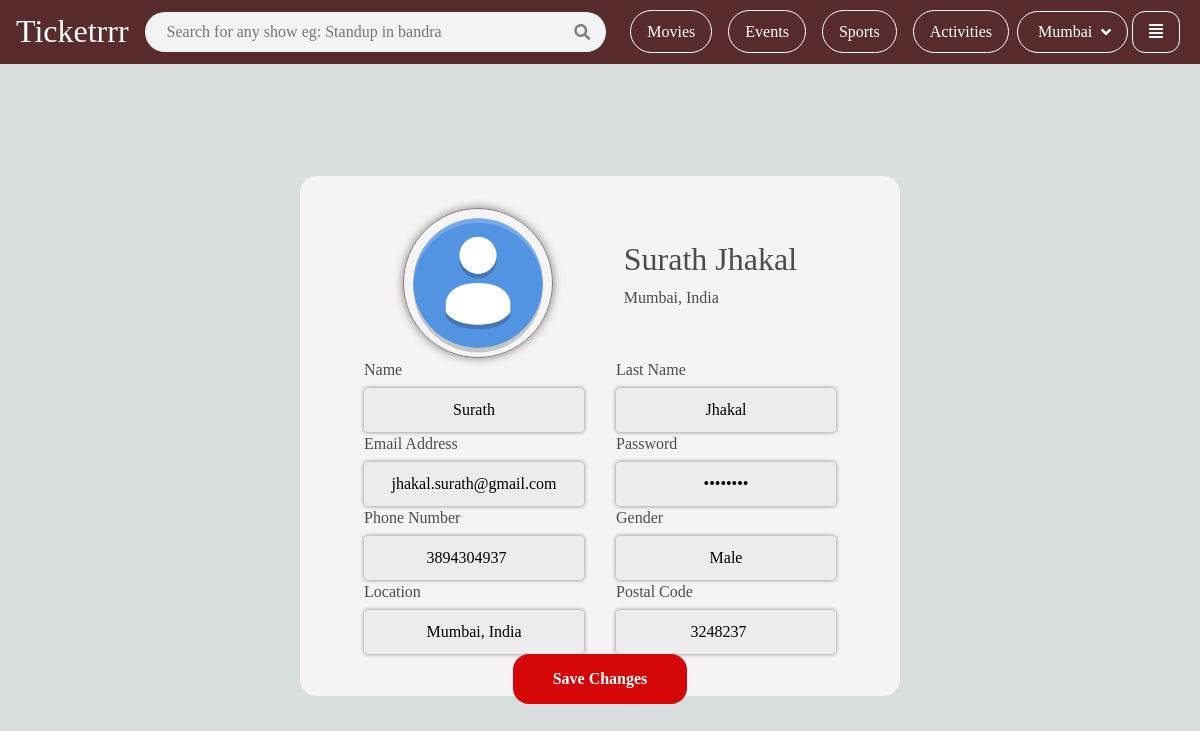
The page /profilePage (signed in) on the database as committed earlier.
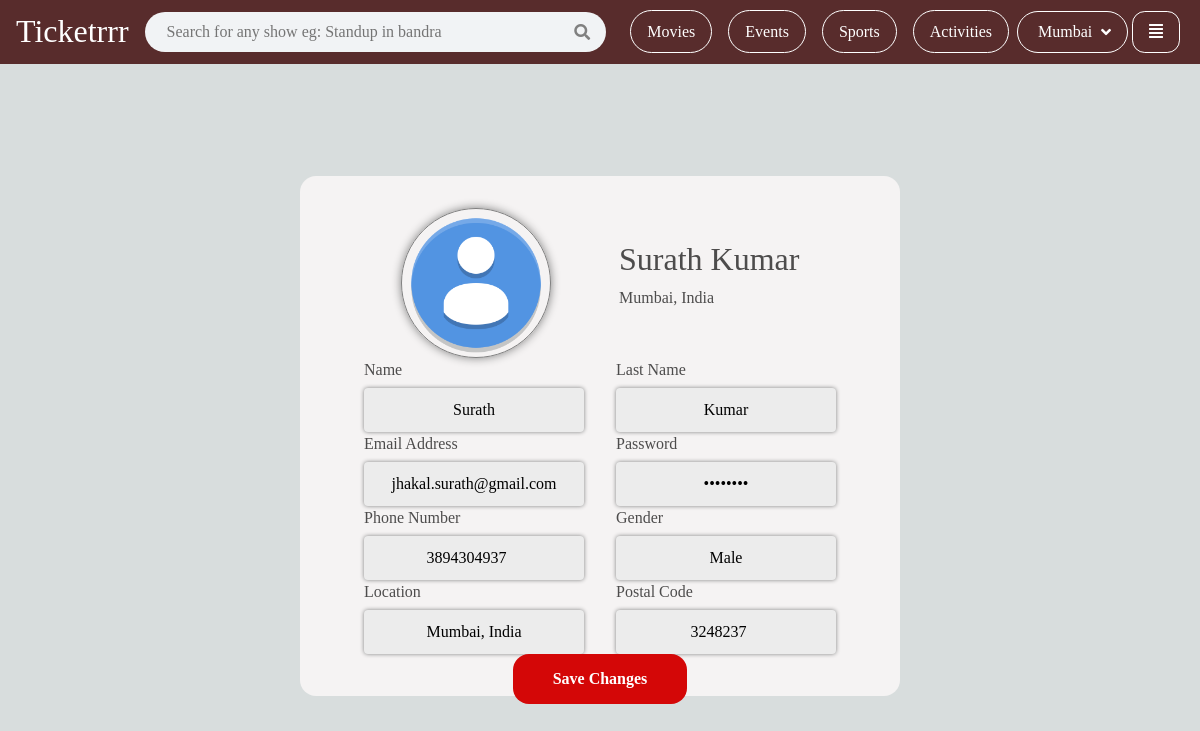
The same page on the database as committed later.
### booking/models.py (models this page shows)
class MySiteUser(models.Model):
    name = models.CharField(max_length=64, unique=True)
    email = models.EmailField(unique=True)
    number = models.CharField(max_length=10, unique=True)
    password = models.CharField(max_length=64)
    image = models.ImageField(default="images/avatar.png",
                              null=True, blank=True, upload_to="images/")
    gender = models.CharField(max_length=64, null=True, blank=True)
    location = models.CharField(max_length=64, null=True, blank=True)
    postal_code = models.CharField(max_length=64, null=True, blank=True)
    def __str__(self):
        return f"Name: {self.name} Email: {self.email}"

### booking/views.py (the view, shortened to what this page needs)
# urls.py: path('profilePage', views.profilePage, name='profilePage'),
def profilePage(request):
    if not request.session.has_key('uid'):
        return redirect('sign_in')
    userData = MySiteUser.objects.filter(email=request.session["uid"])
    print(userData)
    return render(request, 'booking/profilePage.html', {'userData': userData[0], 'name': userData[0].name.split()})

### templates/booking/profilePage.html (shortened to what this page needs)
{% extends './base.html' %} {% load static %} {% block style %}
<link rel="stylesheet" href="{% static 'booking/css/otherPageNav.css' %}" />
<link rel="stylesheet" href="{% static 'booking/css/profilePage.css' %}" />
{% endblock %} {% block content %}
<div class="profilePage_top">
  <div class="profilePage">
    <div class="profilePage_header">
      <img
        src="{{ userData.image.url }}"
        alt="image"
        class="profilePage_image"
      />
      <div class="profilePage_header_info">
        <h2>{{userData.name}}</h2>
        <p>{% firstof userData.location %}</p>
      </div>
    </div>
    <form
      method="POST"
      action="{% url 'profilePage' %}"
      enctype="multipart/form-data"
      class="profilePage_info"
      id="pp"
    >
      <div class="profilePage_info_line1">
        <div class="profilePage_name">
          <p>Name</p>
          <input type="text" name="user_firstName" value="{{name.0}}" />
        </div>
        <div class="profilePage_name">
          <p>Last Name</p>
          <input type="text" value="{{name.1}}" name="user_lastName" />
        </div>
      </div>
      <div class="profilePage_info_line2">
        <div class="profilePage_email">
          <p>Email Address</p>
          <input type="text" value="{{userData.email}}" readonly />
        </div>
        <div class="profilePage_password">
          <p>Password</p>
          <input type="text" value="••••••••" readonly />
        </div>
      </div>
      <div class="profilePage_info_line3">
        <div class="profilePage_phoneNumber">
          <p>Phone Number</p>
          <input type="number" value="{{userData.number}}" readonly />
        </div>
        <div class="profilePage_gender">
          <p>Gender</p>
          <input
            type="text"
            placeholder="e.g. Male or Female"
            value="{% firstof userData.gender %}"
            name="user_gender"
          />
        </div>
      </div>
      <div class="profilePage_info_line4">
        <div class="profilePage_location">
          <p>Location</p>
          <input
            type="text"
            placeholder="e.g. Mumbai,India"
            value="{% firstof userData.location %}"
            name="user_location"
          />
        </div>
        <div class="profilePage_postal_code">
          <p>Postal Code</p>
          <input
            type="number"
            placeholder="e.g. 327684"
            value="{{userData.postal_code}}"
            name="user_postal_code"
          />
        </div>
      </div>
    </form>
    <div class="profilePage_save_changes">
      <button type="submit" form="pp" onclick="return validate()">
        Save Changes
      </button>
    </div>
  </div>
</div>
{% endblock %}

### templates/booking/base.html (shortened to what this page needs)
{% load static %}
<!DOCTYPE html>
<html lang="en">
  <head>
    <link
      rel="stylesheet"
      href="https://maxcdn.bootstrapcdn.com/bootstrap/4.5.2/css/bootstrap.min.css"
    />
    <link rel="stylesheet" href="{% static 'booking/css/index.css' %}" />
    {% block style %} {% endblock %}
    <link
      rel="stylesheet"
      href="https://cdnjs.cloudflare.com/ajax/libs/font-awesome/5.15.2/css/all.min.css"
    />
  </head>
  <body>
    <nav class="navbar">
      <h1 class="navbar_title">
        <a href="{% url 'index' %}">Ticketrrr </a>
      </h1>
      <div class="navbar_search">
        <input
          type="text"
          class="navbar_input"
          placeholder="Search for any show eg: Standup in bandra"
        />
        <i style="color: grey; cursor: pointer" class="fas fa-search"></i>
      </div>
      <div class="navbar_right">
        <ul>
          <li><a href="{% url 'movies' %}">Movies </a></li>
          <li><a href="{% url 'events' %}">Events</a></li>
          <li><a href="{% url 'sports' %}">Sports </a></li>
          <li><a href="{% url 'activities' %}">Activities </a></li>
        </ul>
        <div class="navbar_area">
          <select name="city" class="navbar_location">
            <option value="mumbai">Mumbai</option>
          </select>
          <i class="fas fa-angle-down"></i>
        </div>
        <p class="navbar_profile"><i class="fas fa-align-justify"></i></p>
      </div>
    </nav>
    {% block content %} {% endblock %}
  </body>
</html>

### static/booking/css/index.css (style rules this page uses)
* { margin: 0; padding: 0; font-family: Century Gothic; }
body { height: 100vh; background-size: cover; background-position: center; background-attachment: fixed; animation: animate 20s ease-in-out infinite; }
.navbar { position: relative; display: flex; align-items: center; justify-content: space-between; padding: 2rem 1rem; color: white; height: 40px; z-index: 3; flex-wrap: nowrap; }
.navbar_title { display: flex; flex: 0.1; font-size: 32px; align-items: center; justify-content: center; padding-top: 6px; }
.navbar_title a { text-decoration: none; color: white; }
.navbar_search { display: flex; align-items: center; flex: 0.5; justify-content: center; margin: 0px 1rem; padding: 0.6rem 1rem; border-radius: 2rem; background-color: #f1f3f5; }
.navbar_input { width: 100%; padding: 6px; border: none; outline: none; height: 20px; font-size: 1rem; background-color: #f1f3f5; }
.navbar_right { display: flex; flex: 0.4; justify-content: space-around; align-items: center; }
.navbar_right ul { display: flex; list-style-type: none; padding-top: 1rem; }
.navbar_right ul li { padding: 4px; margin: 0px 4px; }
.navbar_right ul li a { text-decoration: none; color: white; border: 1px solid white; transition: 0.6s ease; padding: 12px 16px; border-radius: 10rem; }
.navbar_location { margin: 0px 4px; cursor: pointer; }
.navbar_profile { margin: 0px 4px; cursor: pointer; }
.navbar_area { display: flex; align-items: center; border: 1px solid white; border-radius: 10rem; outline: none; padding: 8px 16px; cursor: pointer; justify-content: center; }
.navbar_location { border: none; color: rgb(255, 255, 255); background: none; cursor: pointer; outline: none; font-size: 1rem; appearance: none; }
.navbar_location option { background: black; cursor: pointer; }
.navbar_profile { border: 1px solid white; padding: 8px 16px; cursor: pointer; border-radius: 0.8rem; }

### static/booking/css/otherPageNav.css (style rules this page uses)
body { animation: none; }
.navbar { background-color: #582c2c; }
.navbar_location > option { background-color: white; }

### static/booking/css/profilePage.css (style rules this page uses)
.profilePage_top { position: absolute; display: flex; align-items: center; justify-content: center; width: 100%; height: 93vh; background-color: rgb(216, 221, 221); }
.profilePage { height: 65vh; width: 600px; background-color: rgb(245, 243, 243); display: flex; flex-direction: column; justify-content: space-between; padding: 2rem; color: rgb(77, 76, 76); border-radius: 1rem; }
.profilePage_header { width: 100%; display: flex; align-items: center; justify-content: space-evenly; flex: 0.2; }
.profilePage_info { display: flex; flex-direction: column; flex: 0.7; }
.profilePage_info_line1, .profilePage_info_line2, .profilePage_info_line3, .profilePage_info_line4 { display: flex; flex: 0.25; justify-content: space-evenly; align-items: center; }
.profilePage_info p { padding-bottom: 6px; margin-bottom: 0px; }
.profilePage_info input { padding: 10px; text-align: center; width: 100%; font-size: 1rem; border-radius: 4px; background-color: rgb(236, 236, 236); border: none; box-shadow: 0 0 4px grey; outline: none; }
.profilePage_image { height: 150px; width: 150px; border-radius: 50%; border: 1px solid grey; box-shadow: 0 0 10px grey; }
.profilePage_save_changes { display: flex; flex: 0.05; align-items: center; justify-content: center; }
.profilePage_save_changes button { padding: 0.8rem 2.5rem; font-size: 1rem; border-radius: 1rem; background-color: rgb(212, 7, 7); color: white; border: none; outline: none; cursor: pointer; font-weight: 600; }

Rows that differ between the two databases and show on the page:
changed MySiteUser "Mumbai, India": name "Surath Jhakal" → "Surath Kumar"
Other text that changed with them:
form field user_lastName: "Jhakal" → "Kumar"
